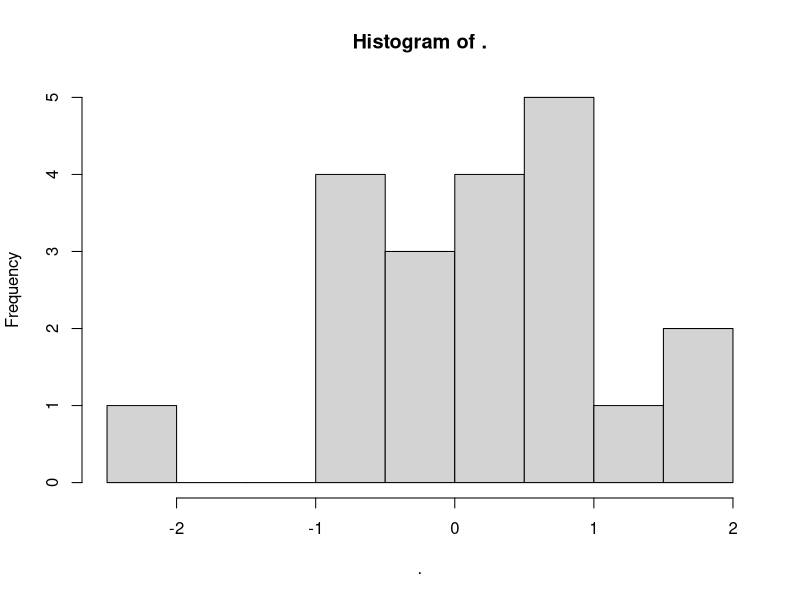
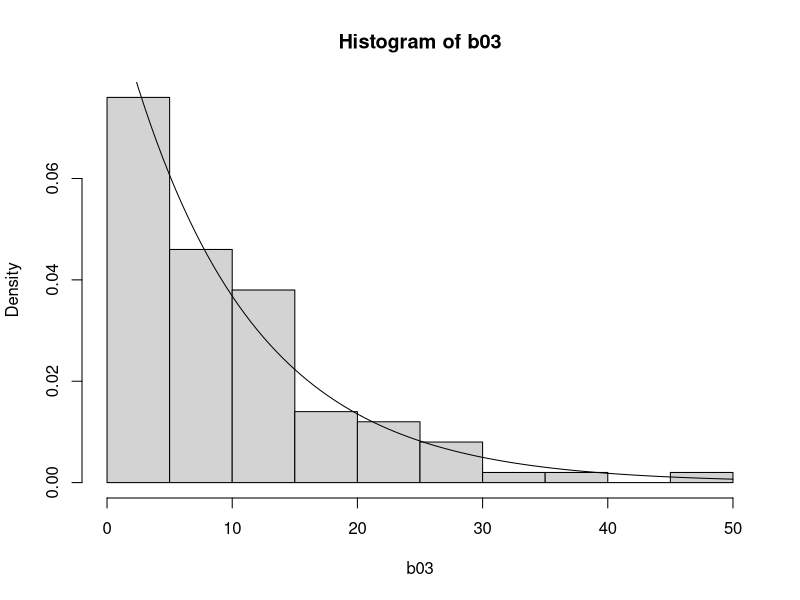
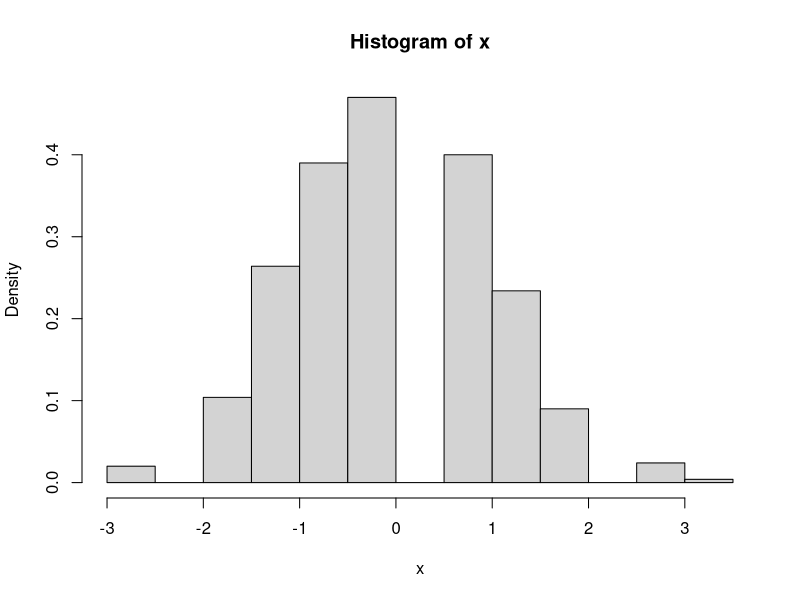
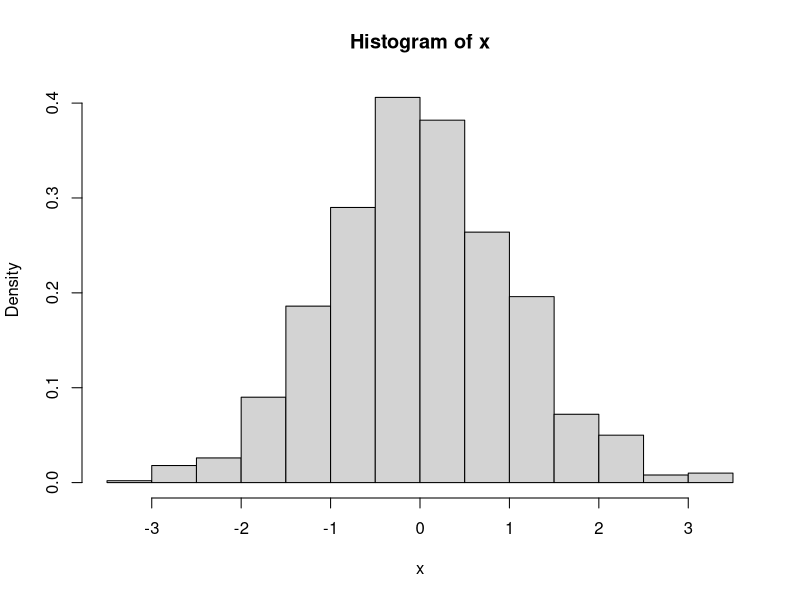
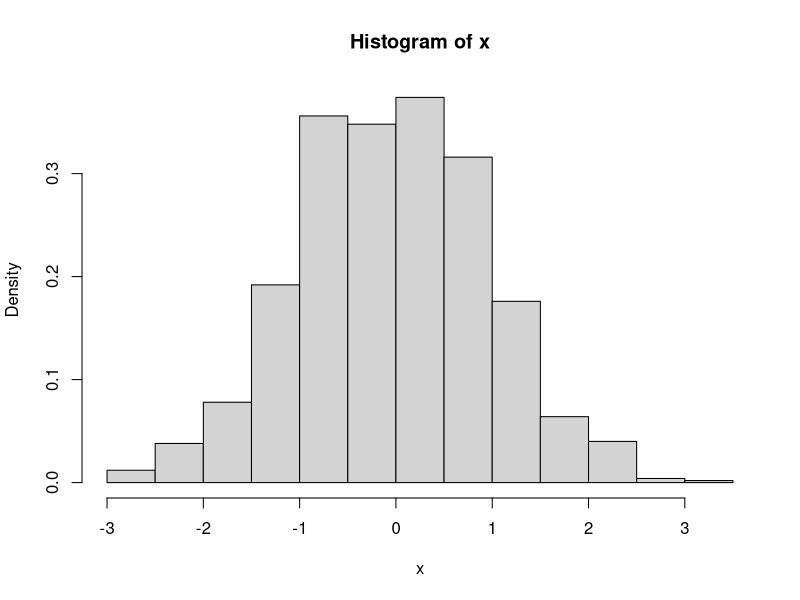

Recreate these plots in R, in order.
## ---- chunk 1
require(tidyverse)
require(readxl)

# 读入excel文件
exams03 <- read_excel("data/exams_results.xlsx")


## ---- chunk 2
# 生成5个处于[10,20]区间均匀分布的随机数
runif(n = 5, min = 10, max = 20 )

# 生成5个[0,1]区间的均匀分布的随机数
runif(5)

# 生成10个[0,100]的整数
round(runif(10,0,100),0)

# set.seed用来设置生成随机数的种子
# 种子相同，生成的随机数相同
set.seed(100)
runif(5)
## ---- chunk 3
# 生成10个均值为10，标准差为5的，服从正态分布的随机数
rnorm(n = 10,mean = 10,sd = 5) 

# 生成20个服从标准正态分布的随机数
set.seed(1)
rnorm(20) %>% hist

## ---- chunk 4
b03 <- rexp(100, 1/10)
hist(b03, probability = TRUE)
curve(dexp(x, 1/10), add = TRUE)
## ---- chunk 5
sample(c("Z","F"), 10, replace = TRUE)
## ---- chunk 6
sample(1:6, 10, replace = TRUE)
## ---- chunk 7
dice = as.vector(outer(1:6,1:6,paste))
sample(dice, 5, replace = TRUE)
## ---- chunk 8
head(exams03)
sample(exams03$语文, 10, replace = TRUE)
## ---- chunk 9
# 构建泛式函数sim.fun

sim.fun <- function(m, f, ... ){
  sample <- 1:m
  for (i in 1:m ) {
    sample[i] <- f(...)
  }
  sample
}

# 二项分布
f <- function(n = 10, p = 0.5) {
  s = rbinom(1, n, p)
  (s-n*p)/sqrt(n*p*(1-p))
}
x <- sim.fun(1000,f)
hist(x, probability = TRUE)

# 均匀分布模拟
f <- function(n = 10){
  mean(runif(n)-1/2) / (1/sqrt(12*n))
}
x <- sim.fun(1000, f)
hist(x, probability = TRUE)

#　正态分布模拟
f <- function(n = 10, mu = 0, sigma = 1) {
  r=rnorm(n, mu, sigma)
  (mean(r)-mu) / (sigma/sqrt(n))
}
x <- sim.fun(1000, f)
hist(x, breaks = 10, probability = TRUE)
## ---- chunk 10
# 样本
samp <- c(4.89,4.46,5.99,4.5,5.89,6.97,
          6.22,5.39,4.79,4.56,5.47,5.03,
          4.5,2.54,6.61,5.27,4.25,
          4.48,6.67,4.05)

# 检验函数
u.test <- function(a, mu, sigma) {
  se <- sigma/sqrt(length(a))
  u <- (mean(a) - mu) /se
  p <- 2*(1 - pnorm(abs(u)))
  return(list(u=u, p=p))
}
u.test(samp, 5, 1)
